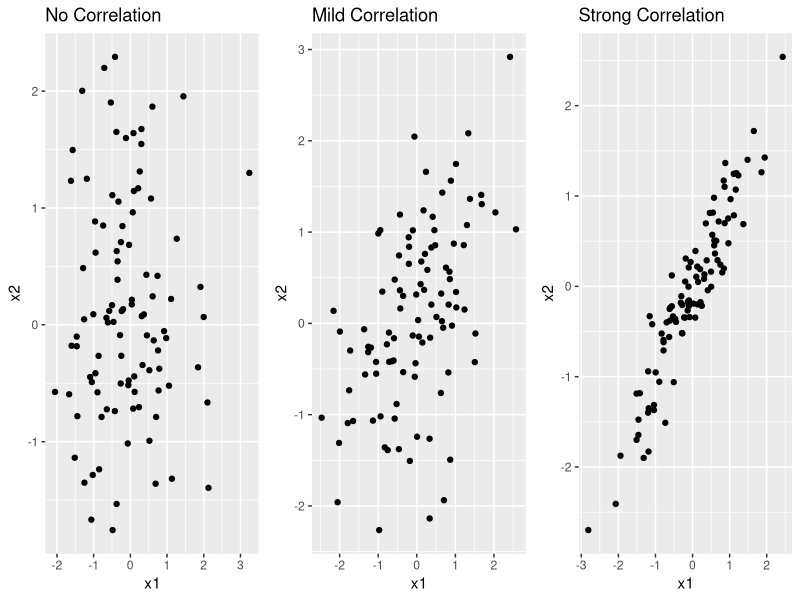

Reproduce this figure in R.
## ---- chunk 1
#| eval: true
#| echo: true
#| messages: false
#| warnings: false

suppressWarnings(suppressPackageStartupMessages({
library(MASS)
library(ggplot2)
library(glmnet)
library(dplyr)
library(tidyr)
library(gridExtra)
library(kableExtra)
}))

library(MASS)
library(ggplot2)
library(glmnet)
library(dplyr)
library(tidyr)
library(gridExtra)
library(kableExtra)
## ---- chunk 2
set.seed(123)
n <- 100
b0 <- 5
b1 <- 3
b2 <- -2
noise <- rnorm(n)

simulate_data <- function(correlation) {
  x1 <- rnorm(n)
  x2 <- correlation * x1 + sqrt(1 - correlation^2) * rnorm(n)
  y <- b0 + b1 * x1 + b2 * x2 + noise
  data.frame(x1 = x1, x2 = x2, y = y)
}

df_none <- simulate_data(0.0)
df_mild <- simulate_data(0.5)
df_strong <- simulate_data(0.95)
## ---- chunk 3
#| fig-height: 10
#| fig-width: 30
plot_list <- list(
  ggplot(df_none, aes(x = x1, y = x2)) + geom_point() + ggtitle("No Correlation"),
  ggplot(df_mild, aes(x = x1, y = x2)) + geom_point() + ggtitle("Mild Correlation"),
  ggplot(df_strong, aes(x = x1, y = x2)) + geom_point() + ggtitle("Strong Correlation")
)
grid.arrange(grobs = plot_list, ncol = 3)
## ---- chunk 4
fit_models <- function(df) {
  X <- as.matrix(df[, c("x1", "x2")])
  y <- df$y

  lm_fit <- lm(y ~ x1 + x2, data = df)
  ridge_fit <- glmnet(X, y, alpha = 0, lambda = 1)
  lasso_fit <- glmnet(X, y, alpha = 1, lambda = 0.1)

  results <- tibble(
    Model = c("Linear", "Ridge", "Lasso"),
    bias_b1 = c(coef(lm_fit)["x1"]-b1, coef(ridge_fit)[2]-b1, coef(lasso_fit)[2]-b1),
    bias_b2 = c(coef(lm_fit)["x2"]-b2, coef(ridge_fit)[3]-b2, coef(lasso_fit)[3]-b2),
    MSE = c(mean((predict(lm_fit) - y)^2),
            mean((predict(ridge_fit, X) - y)^2),
            mean((predict(lasso_fit, X) - y)^2))
  )
  return(results)
}
## ---- chunk 5
res_none <- fit_models(df_none) %>% mutate(Scenario = "None")
res_mild <- fit_models(df_mild) %>% mutate(Scenario = "Mild")
res_strong <- fit_models(df_strong) %>% mutate(Scenario = "Strong")

results <- bind_rows(res_none, res_mild, res_strong)
kable(results %>% pivot_wider(names_from = Model, values_from = c(bias_b1, bias_b2, MSE)))
